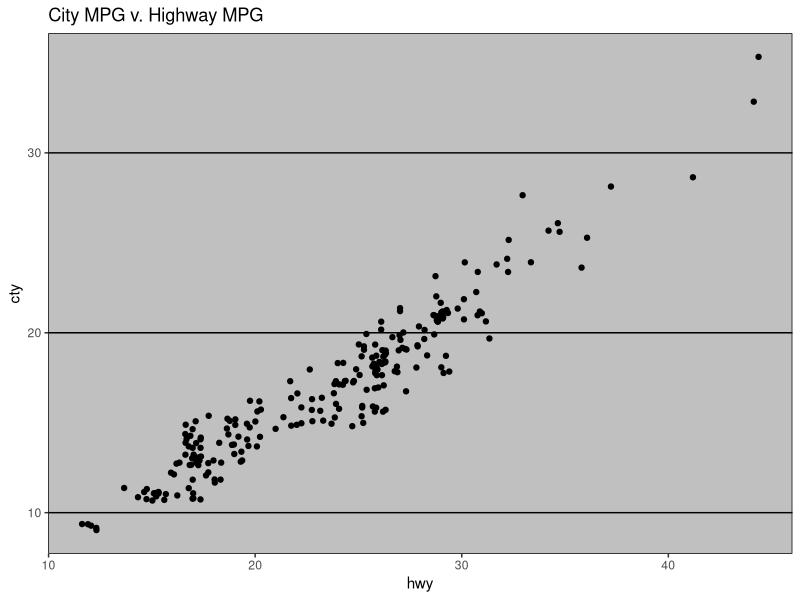
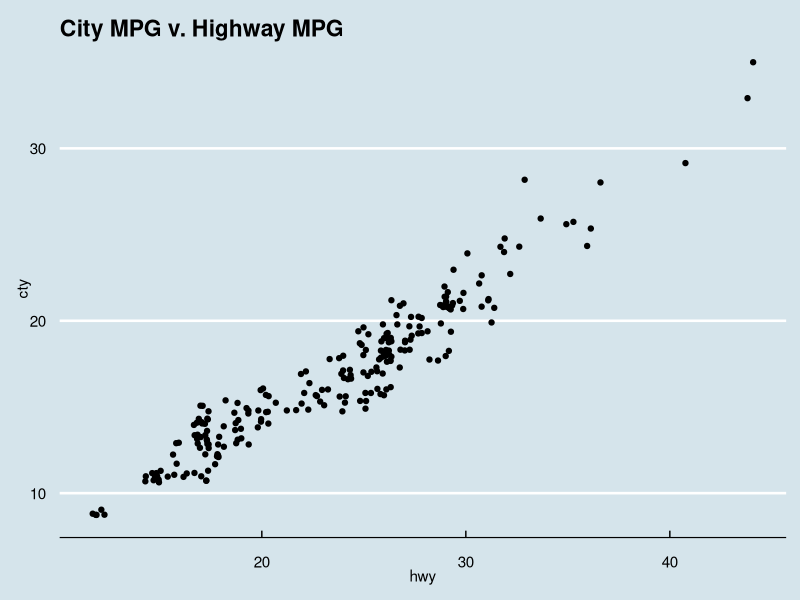
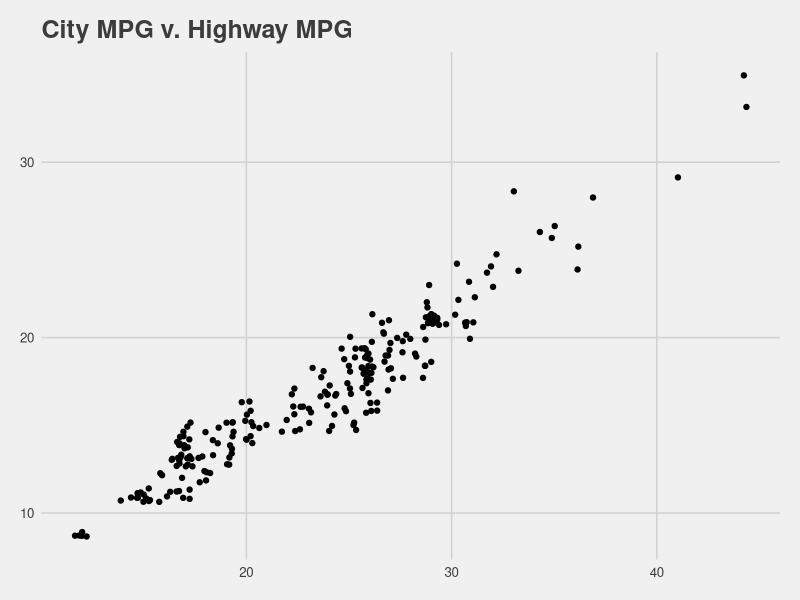
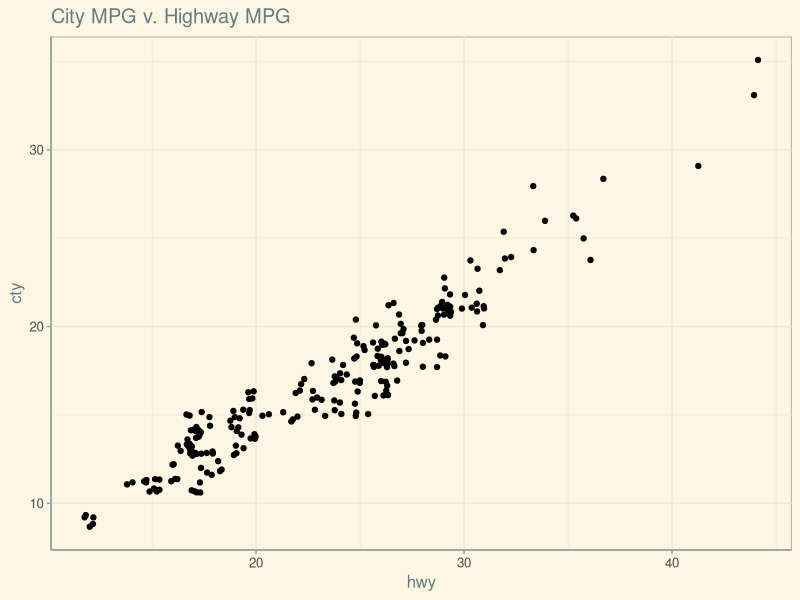
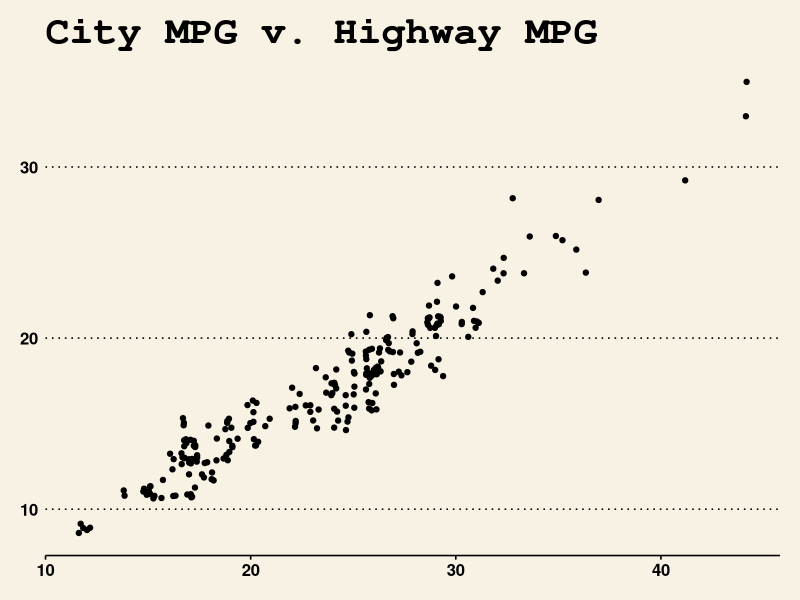
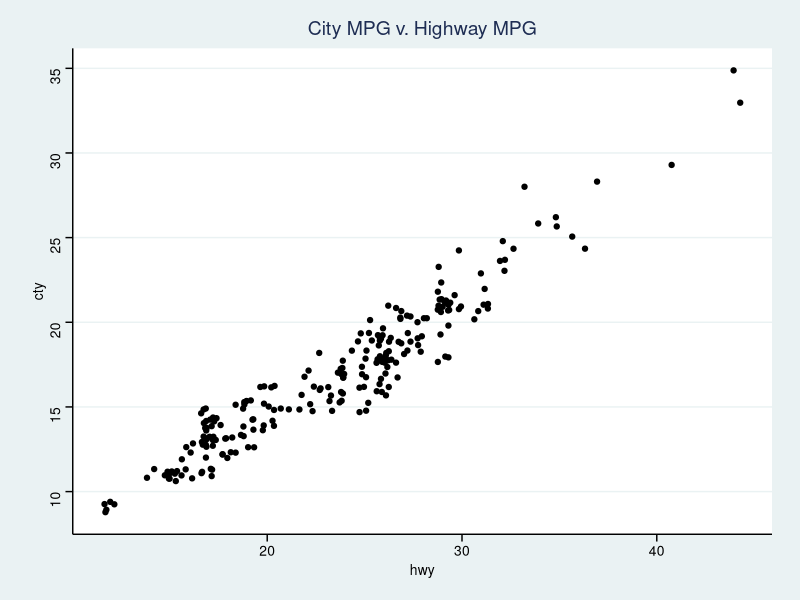

Write the R code that produced these figures, in order.
## ---- chunk 1
install.packages("ggthemes")
library(ggthemes)
library(tidyverse)
## ---- chunk 2
#excel theme
mpg %>% ggplot(mapping = aes(x = hwy, y = cty)) + 
geom_point(position = "jitter") + 
ggtitle("City MPG v. Highway MPG") + 
theme_excel()

#theme economist
mpg %>% ggplot(mapping = aes(x = hwy, y = cty)) + 
geom_point(position = "jitter") + 
ggtitle("City MPG v. Highway MPG") + 
theme_economist()

#theme 538
mpg %>% ggplot(mapping = aes(x = hwy, y = cty)) + 
geom_point(position = "jitter") + 
ggtitle("City MPG v. Highway MPG") + 
theme_fivethirtyeight()

#trying random themes
mpg %>% ggplot(mapping = aes(x = hwy, y = cty)) + 
geom_point(position = "jitter") + 
ggtitle("City MPG v. Highway MPG") + 
theme_solarized()

mpg %>% ggplot(mapping = aes(x = hwy, y = cty)) + 
geom_point(position = "jitter") + 
ggtitle("City MPG v. Highway MPG") + 
theme_wsj()

mpg %>% ggplot(mapping = aes(x = hwy, y = cty)) + 
geom_point(position = "jitter") + 
ggtitle("City MPG v. Highway MPG") + 
theme_stata()
